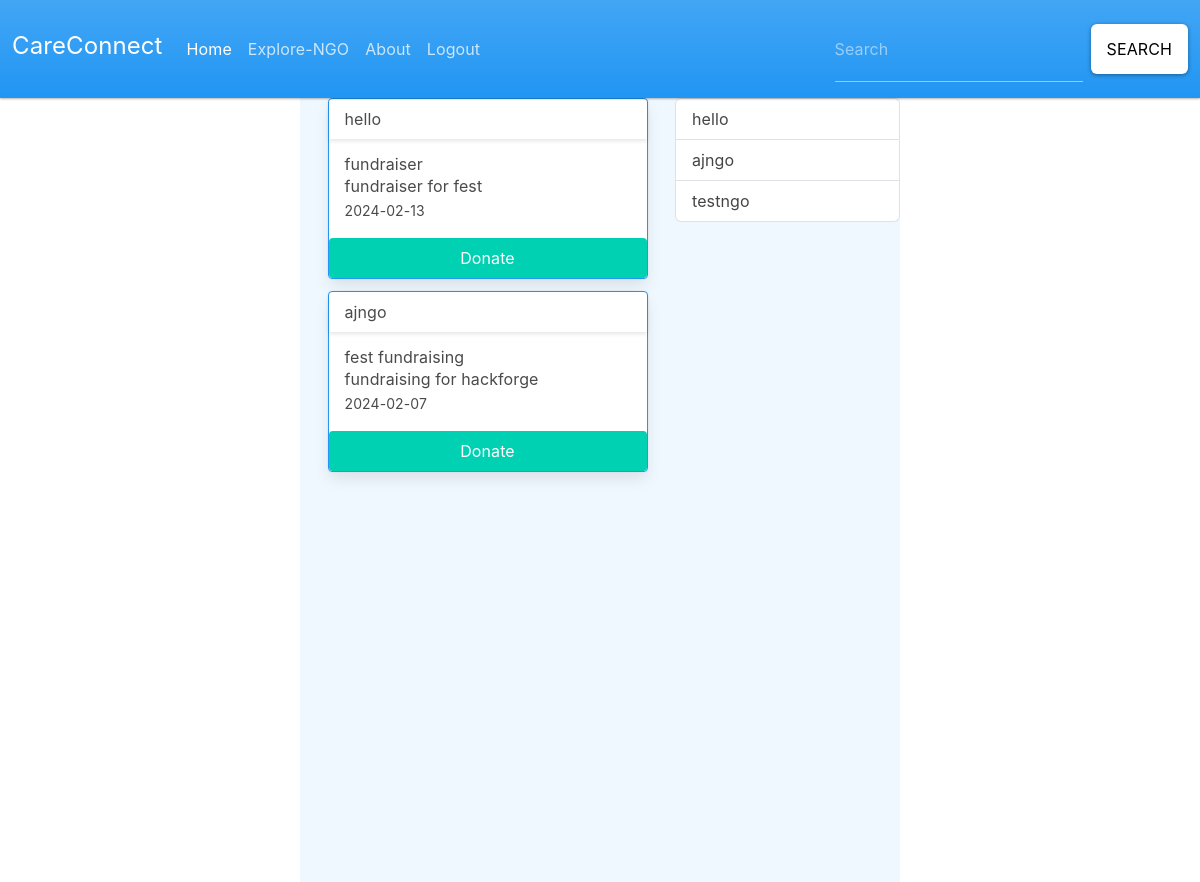
/user_home (signed in), run on an earlier commit of the app's database.
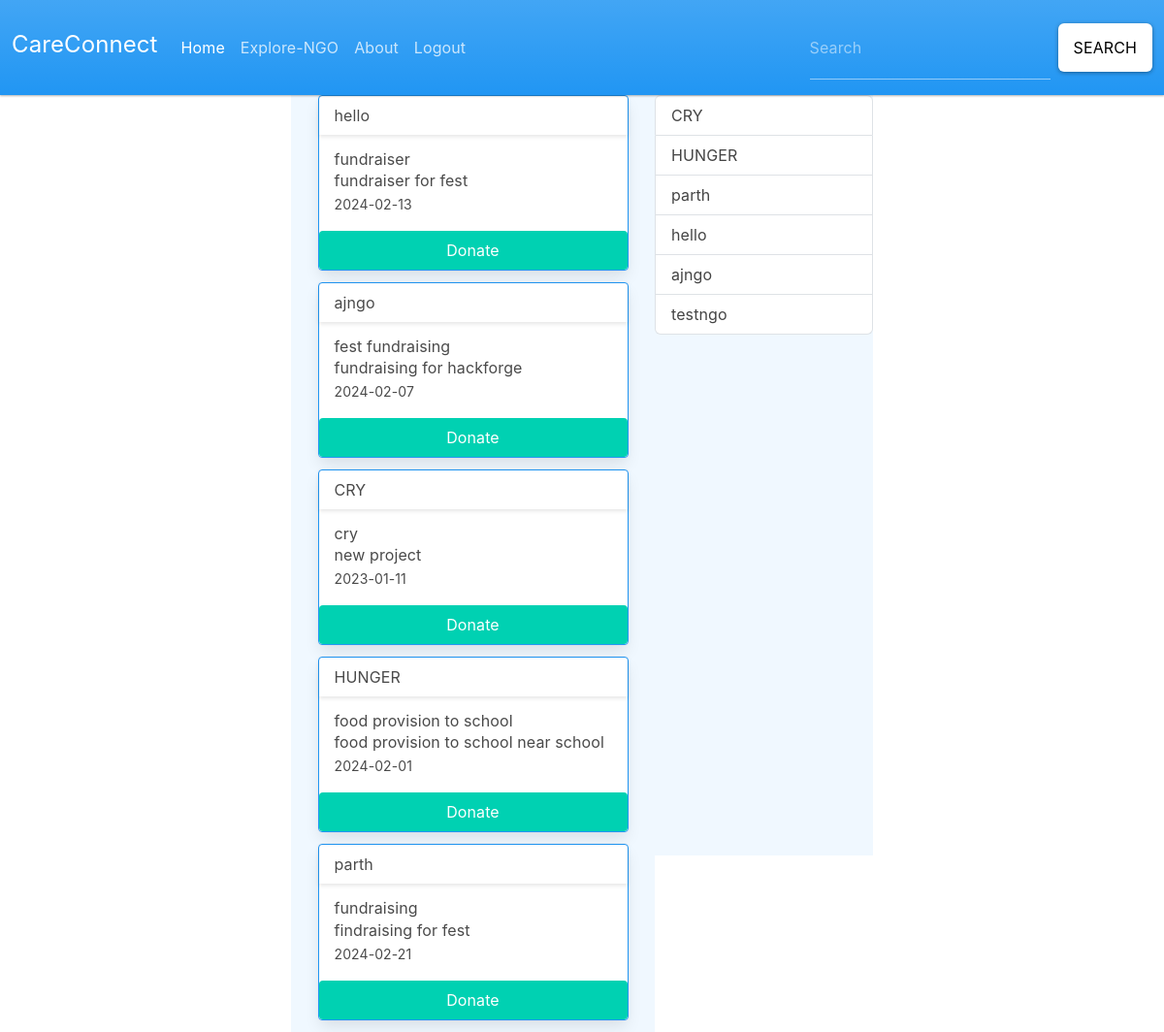
And on a later commit of the database.
### tables this page shows
CREATE TABLE posts (ngo_name TEXT NOT NULL, post_title TEXT NOT NULL, post_description TEXT NOT NULL, likes INTEGER, date TEXT NOT NULL);

CREATE TABLE ngo (ngo_id INTEGER PRIMARY KEY NOT NULL, name TEXT NOT NULL, email TEXT NOT NULL, hash TEXT NOT NULL);

### app.py (the view)
@app.route("/user_home")
@login_required
def user_home():
    sub_posts=[]
    sub_petitions=[]
    name = db.execute("SELECT username FROM users WHERE user_id = ?", session["user_id"])
    sub_ngo = db.execute("SELECT name FROM ngo")
    sub_posts = db.execute("SELECT * FROM posts")
    sub_petitions = db.execute("SELECT * FROM petitions")
    return render_template("user_home.html", ngo=sub_ngo, posts=sub_posts, petitions=sub_petitions)

### app.py (called while the page is built)
@app.after_request
def after_request(response):
    response.headers["Cache-Control"] = "no-cache, no-store, must-revalidate"
    response.headers["Expires"] = 0
    response.headers["Pragma"] = "no-cache"
    return response

### helpers.py (called while the page is built)
def login_required(f):
    @wraps(f)
    def decorated_function(*args, **kwargs):
        if session.get("user_id") is None:
            return redirect("/login")
        return f(*args, **kwargs)
    return decorated_function

### templates/user_home.html (shortened to what this page needs)
<!DOCTYPE html>
<html lang="en">
<head>
    <link href="https://cdn.jsdelivr.net/npm/bootstrap@5.1.3/dist/css/bootstrap.min.css" rel="stylesheet">
    <link rel="stylesheet" href="https://bootswatch.com/5/materia/bootstrap.css">
    <link rel="stylesheet" href="https://cdn.jsdelivr.net/npm/bulma@0.9.0/css/bulma.min.css">
</head>
<body>
    <nav class="navbar navbar-expand-lg bg-primary" data-bs-theme="dark">
        <div class="container-fluid">
          <a class="navbar-brand" href="#">CareConnect</a>
          <div class="collapse navbar-collapse" id="navbarColor01">
            <ul class="navbar-nav me-auto">
              <li class="nav-item">
                <a class="nav-link active" href="/">Home
                </a>
              </li>
              <li class="nav-item">
                <a class="nav-link" href="/explore_ngo">Explore-NGO</a>
              </li>
              <li class="nav-item">
                <a class="nav-link" href="#">About</a>
              </li>
              <li class="nav-item">
                <a class="nav-link" href="/logout">Logout</a>
              </li>
            </ul>
            <form class="d-flex">
              <input class="form-control me-sm-2" type="search" placeholder="Search">
              <button class="btn btn-secondary my-2 my-sm-0" type="submit">Search</button>
            </form>
          </div>
        </div>
      </nav>
    <div class="page-con-center">
        <div class="page-container">
            <div class="center">
                <div class="feed">
                    {% for i in posts %}
                    <div class="user-feed-post">
                        <div class="card border-primary mb-3" style="max-width: 20rem;">
                            <div class="card-header">{{ i["ngo_name"] }}</div>
                            <div class="card-body">
                                <h1>{{ i["post_title"] }}</h1>
                            <p class="card-text">{{ i["post_description"] }}</p>
                            <small>{{ i["date"] }}</small>
                            </div>
                            <button class="button is-primary" id="submitBtn" type="button">Donate</button>
                        </div>
                    </div>
                    {% endfor %}
                </div>
            </div>
            <div class="subscribed">
                <ul class="list-group">
                    {% for row in ngo %}
                    <li class="list-group-item d-flex justify-content-between align-items-center">
                        {{ row["name"] }}
                    </li>
                    {% endfor %}
                </ul>
            </div>
        </div>
    </div>
</body>
</html>

### templates/user_home.html (style rules this page uses)
.page-con-center { display: flex; flex-direction: column; justify-content: center; align-items: center; }
.page-container { background-color: aliceblue; background-color: rgb(206, 206, 206); display: flex; flex-direction: row; height: 98vh; width: 50vw; align-items: stretch; background-color: aliceblue; }
.center { background-color: rgb(196, 196, 196); background-color: aliceblue; display: flex; flex-direction: column; flex: 5; }
.button { background-color: rgb(122, 122, 122); background-color: aliceblue; }
.feed { background-color:rgb(110, 110, 110); background-color: aliceblue; }
.subscribed { background-color: rgb(148, 148, 148); background-color: aliceblue; flex: 3; }
.user-feed-post { position: relative; display: flex; justify-content: center; align-self: center; width: 100%; }
.card { position: relative; width: 90%; }
.border-primary { position: relative; width: 90%; }

What changed in the data, as far as the page shows it:
added posts: ngo_name "CRY", post_title "cry", post_description "new project", date "2023-01-11"
added posts: ngo_name "HUNGER", post_title "food provision to school", post_description "food provision to school near school", date "2024-02-01"
added posts: ngo_name "parth", post_title "fundraising", post_description "findraising for fest", date "2024-02-21"
added ngo: name "CRY"
added ngo: name "HUNGER"
added ngo: name "parth"
